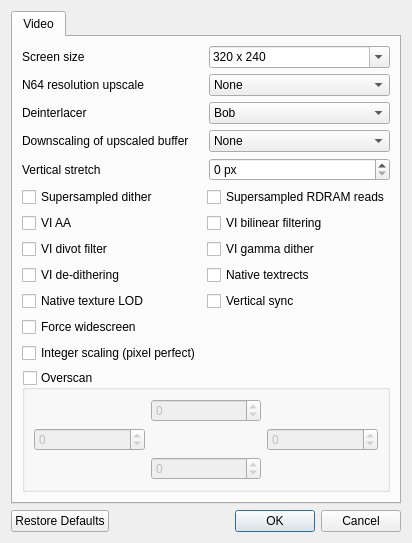
<?xml version="1.0" encoding="UTF-8"?>
<ui version="4.0">
 <class>MainDialog</class>
 <widget class="QDialog" name="MainDialog">
  <property name="geometry">
   <rect>
    <x>0</x>
    <y>0</y>
    <width>408</width>
    <height>514</height>
   </rect>
  </property>
  <property name="windowTitle">
   <string>paraLLEl-RDP</string>
  </property>
  <layout class="QVBoxLayout" name="verticalLayout_2">
   <item>
    <layout class="QHBoxLayout" name="horizontalLayout">
     <item>
      <widget class="QTabWidget" name="tabWidget">
       <widget class="QWidget" name="tab">
        <attribute name="title">
         <string>Video</string>
        </attribute>
        <layout class="QVBoxLayout" name="verticalLayout">
         <item>
          <layout class="QHBoxLayout" name="horizontalLayout_2">
           <item>
            <widget class="QLabel" name="label">
             <property name="text">
              <string>Screen size</string>
             </property>
            </widget>
           </item>
           <item>
            <widget class="QComboBox" name="screenSizeComboBox">
             <property name="editable">
              <bool>true</bool>
             </property>
             <item>
              <property name="text">
               <string>320 x 240</string>
              </property>
             </item>
             <item>
              <property name="text">
               <string>400 x 300</string>
              </property>
             </item>
             <item>
              <property name="text">
               <string>480 x 360</string>
              </property>
             </item>
             <item>
              <property name="text">
               <string>640 x 480</string>
              </property>
             </item>
             <item>
              <property name="text">
               <string>800 x 600</string>
              </property>
             </item>
             <item>
              <property name="text">
               <string>960 x 720</string>
              </property>
             </item>
             <item>
              <property name="text">
               <string>1024 x 768</string>
              </property>
             </item>
             <item>
              <property name="text">
               <string>1152 x 864</string>
              </property>
             </item>
             <item>
              <property name="text">
               <string>1280 x 960</string>
              </property>
             </item>
             <item>
              <property name="text">
               <string>1280 x 1024</string>
              </property>
             </item>
             <item>
              <property name="text">
               <string>1440 x 1080</string>
              </property>
             </item>
             <item>
              <property name="text">
               <string>1600 x 1024</string>
              </property>
             </item>
             <item>
              <property name="text">
               <string>1600 x 1200</string>
              </property>
             </item>
            </widget>
           </item>
          </layout>
         </item>
         <item>
          <layout class="QHBoxLayout" name="horizontalLayout_3">
           <item>
            <widget class="QLabel" name="label_2">
             <property name="text">
              <string>N64 resolution upscale</string>
             </property>
            </widget>
           </item>
           <item>
            <widget class="QComboBox" name="resolutionUpscaleComboBox">
             <item>
              <property name="text">
               <string>None</string>
              </property>
             </item>
             <item>
              <property name="text">
               <string>2x</string>
              </property>
             </item>
             <item>
              <property name="text">
               <string>4x</string>
              </property>
             </item>
             <item>
              <property name="text">
               <string>8x (hi-end GPUs only)</string>
              </property>
             </item>
            </widget>
           </item>
          </layout>
         </item>
         <item>
          <layout class="QHBoxLayout" name="horizontalLayout_4">
           <item>
            <widget class="QLabel" name="label_3">
             <property name="text">
              <string>Deinterlacer</string>
             </property>
            </widget>
           </item>
           <item>
            <widget class="QComboBox" name="deinterlacerComboBox">
             <item>
              <property name="text">
               <string>Bob</string>
              </property>
             </item>
             <item>
              <property name="text">
               <string>Weave</string>
              </property>
             </item>
            </widget>
           </item>
          </layout>
         </item>
         <item>
          <layout class="QHBoxLayout" name="horizontalLayout_5">
           <item>
            <widget class="QLabel" name="label_4">
             <property name="text">
              <string>Downscaling of upscaled buffer</string>
             </property>
            </widget>
           </item>
           <item>
            <widget class="QComboBox" name="downscalerComboBox">
             <item>
              <property name="text">
               <string>None</string>
              </property>
             </item>
             <item>
              <property name="text">
               <string>1/2</string>
              </property>
             </item>
             <item>
              <property name="text">
               <string>1/4</string>
              </property>
             </item>
             <item>
              <property name="text">
               <string>1/8</string>
              </property>
             </item>
            </widget>
           </item>
          </layout>
         </item>
         <item>
          <layout class="QHBoxLayout" name="horizontalLayout_9">
           <property name="bottomMargin">
            <number>0</number>
           </property>
           <item>
            <widget class="QLabel" name="label_6">
             <property name="text">
              <string>Vertical stretch</string>
             </property>
            </widget>
           </item>
           <item>
            <widget class="QSpinBox" name="verticalStretchSpinBox">
             <property name="suffix">
              <string> px</string>
             </property>
            </widget>
           </item>
          </layout>
         </item>
         <item>
          <layout class="QHBoxLayout" name="horizontalLayout_6">
           <item>
            <layout class="QVBoxLayout" name="verticalLayout_3">
             <item>
              <widget class="QCheckBox" name="superSampledDitherCheckBox">
               <property name="text">
                <string>Supersampled dither</string>
               </property>
              </widget>
             </item>
             <item>
              <widget class="QCheckBox" name="viAaCheckBox">
               <property name="text">
                <string>VI AA</string>
               </property>
              </widget>
             </item>
             <item>
              <widget class="QCheckBox" name="viDivotFilterCheckBox">
               <property name="text">
                <string>VI divot filter</string>
               </property>
              </widget>
             </item>
             <item>
              <widget class="QCheckBox" name="viDeDitheringCheckBox">
               <property name="text">
                <string>VI de-dithering</string>
               </property>
              </widget>
             </item>
             <item>
              <widget class="QCheckBox" name="nativeTextureLodCheckBox">
               <property name="text">
                <string>Native texture LOD</string>
               </property>
              </widget>
             </item>
             <item>
              <widget class="QCheckBox" name="forceWidescreenCheckBox">
               <property name="text">
                <string>Force widescreen</string>
               </property>
              </widget>
             </item>
             <item>
              <widget class="QCheckBox" name="integerScalingCheckBox">
               <property name="text">
                <string>Integer scaling (pixel perfect)</string>
               </property>
              </widget>
             </item>
             <item>
              <spacer name="verticalSpacer_3">
               <property name="orientation">
                <enum>Qt::Orientation::Vertical</enum>
               </property>
               <property name="sizeHint" stdset="0">
                <size>
                 <width>20</width>
                 <height>40</height>
                </size>
               </property>
              </spacer>
             </item>
            </layout>
           </item>
           <item>
            <layout class="QVBoxLayout" name="verticalLayout_4">
             <item>
              <widget class="QCheckBox" name="supersampledRdramReadsCheckBox">
               <property name="text">
                <string>Supersampled RDRAM reads</string>
               </property>
              </widget>
             </item>
             <item>
              <widget class="QCheckBox" name="viBilinearFilteringCheckBox">
               <property name="text">
                <string>VI bilinear filtering</string>
               </property>
              </widget>
             </item>
             <item>
              <widget class="QCheckBox" name="viGammaDitherCheckBox">
               <property name="text">
                <string>VI gamma dither</string>
               </property>
              </widget>
             </item>
             <item>
              <widget class="QCheckBox" name="nativeTextRectsCheckBox">
               <property name="text">
                <string>Native textrects</string>
               </property>
              </widget>
             </item>
             <item>
              <widget class="QCheckBox" name="verticalSyncCheckBox">
               <property name="text">
                <string>Vertical sync</string>
               </property>
              </widget>
             </item>
             <item>
              <spacer name="verticalSpacer_2">
               <property name="orientation">
                <enum>Qt::Orientation::Vertical</enum>
               </property>
               <property name="sizeHint" stdset="0">
                <size>
                 <width>20</width>
                 <height>40</height>
                </size>
               </property>
              </spacer>
             </item>
            </layout>
           </item>
          </layout>
         </item>
         <item>
          <widget class="QGroupBox" name="overscanGroupBox">
           <property name="title">
            <string>Overscan</string>
           </property>
           <property name="checkable">
            <bool>true</bool>
           </property>
           <property name="checked">
            <bool>false</bool>
           </property>
           <layout class="QGridLayout" name="gridLayout">
            <item row="0" column="1">
             <widget class="QSpinBox" name="overscanTopSpinBox">
              <property name="minimum">
               <number>-99</number>
              </property>
             </widget>
            </item>
            <item row="1" column="0">
             <widget class="QSpinBox" name="overscanLeftSpinBox">
              <property name="minimum">
               <number>-99</number>
              </property>
             </widget>
            </item>
            <item row="1" column="2">
             <widget class="QSpinBox" name="overscanRightSpinBox">
              <property name="minimum">
               <number>-99</number>
              </property>
             </widget>
            </item>
            <item row="2" column="1">
             <widget class="QSpinBox" name="overscanBottomSpinBox">
              <property name="minimum">
               <number>-99</number>
              </property>
             </widget>
            </item>
           </layout>
           <zorder>overscanBottomSpinBox</zorder>
           <zorder>overscanRightSpinBox</zorder>
           <zorder>overscanLeftSpinBox</zorder>
           <zorder>overscanTopSpinBox</zorder>
          </widget>
         </item>
         <item>
          <spacer name="verticalSpacer">
           <property name="orientation">
            <enum>Qt::Orientation::Vertical</enum>
           </property>
           <property name="sizeHint" stdset="0">
            <size>
             <width>20</width>
             <height>40</height>
            </size>
           </property>
          </spacer>
         </item>
        </layout>
       </widget>
      </widget>
     </item>
    </layout>
   </item>
   <item>
    <widget class="QDialogButtonBox" name="buttonBox">
     <property name="orientation">
      <enum>Qt::Orientation::Horizontal</enum>
     </property>
     <property name="standardButtons">
      <set>QDialogButtonBox::StandardButton::Cancel|QDialogButtonBox::StandardButton::Ok|QDialogButtonBox::StandardButton::RestoreDefaults</set>
     </property>
    </widget>
   </item>
  </layout>
 </widget>
 <resources/>
 <connections>
  <connection>
   <sender>buttonBox</sender>
   <signal>accepted()</signal>
   <receiver>MainDialog</receiver>
   <slot>accept()</slot>
   <hints>
    <hint type="sourcelabel">
     <x>248</x>
     <y>254</y>
    </hint>
    <hint type="destinationlabel">
     <x>157</x>
     <y>274</y>
    </hint>
   </hints>
  </connection>
  <connection>
   <sender>buttonBox</sender>
   <signal>rejected()</signal>
   <receiver>MainDialog</receiver>
   <slot>reject()</slot>
   <hints>
    <hint type="sourcelabel">
     <x>316</x>
     <y>260</y>
    </hint>
    <hint type="destinationlabel">
     <x>286</x>
     <y>274</y>
    </hint>
   </hints>
  </connection>
 </connections>
</ui>
